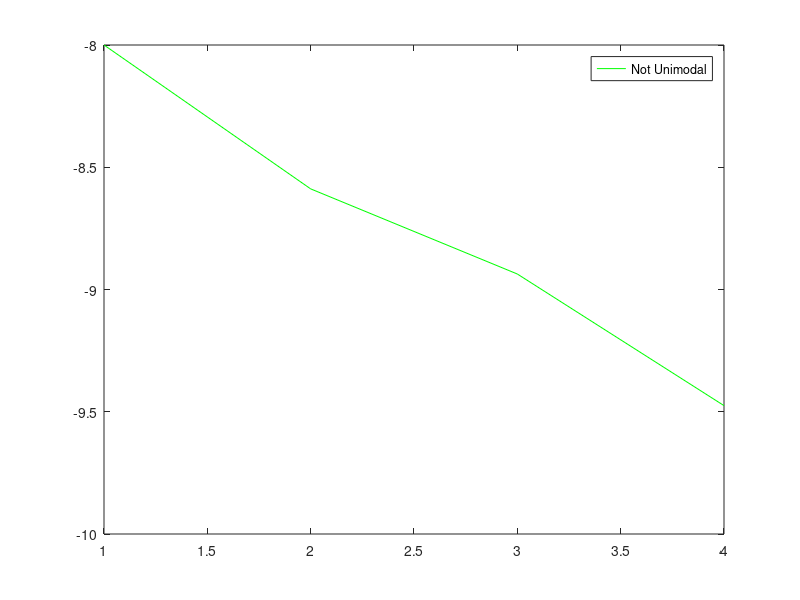
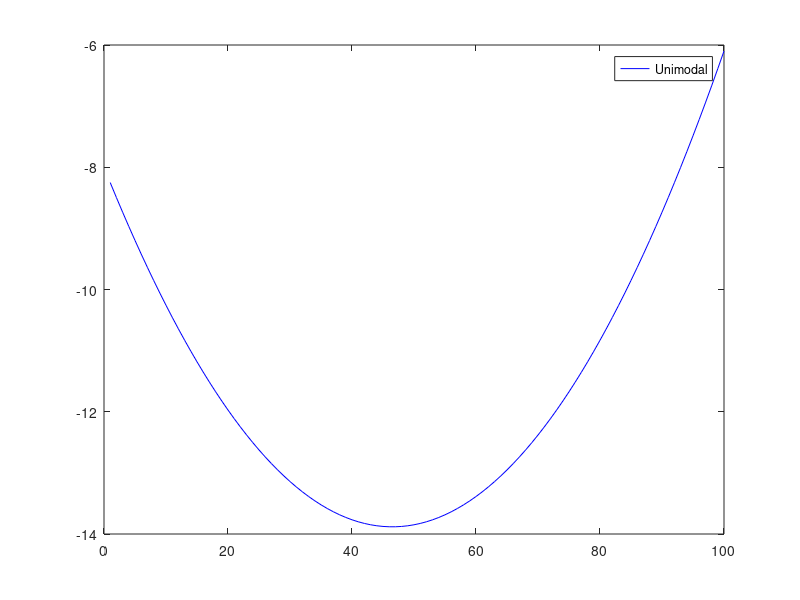

Write the MATLAB code that produced these figures, in order.
% Mary Oh
% BME 301
% HW 12

clc;
clear all;
close all;

% f(x,y,z) = 2x^2 + y^2 + z^3 - 2xy + yz - 7y -4z

%% a: evaluate value of f at any pt

f = @(x, y, z) 2*x^2 + y^2 + z^3 - 2*x*y + y*z - 7*y - 4*z;
p0 = [1, 1, 1];
f0 = f(p0(1), p0(2), p0(3));
p = p0;

fprintf('f = %.1f\n', f0);

%% b: evaluate the gradient

dx = 4*p(1) - 2*p(2);
dy = 2*p(2) - 2*p(1) + p(3) - 7;
dz = 3*(p(3))^2 + p(2) - 4;

A = sqrt(dx^2 + dy^2 + dz^2);
s = [-dx/A, -dy/A, -dz/A];

fprintf('gradient = %.4f %.4f %.1f\n', s(1), s(2), s(3));

%% c&d: define unimodal and use lambda 0.25

lambda = 0.25;

pask = p0 + s * lambda;
fask = f(pask(1), pask(2), pask(3));

fprintf('f* = %.4f. f* is smaller than f0.\n', fask);

%% e: compute two extra points (1-r)lambda & r(lambda)

r = (sqrt(5) - 1)/2;

p1 = p0 + s * (1 - r) * lambda;
p2 = p0 + s * r * lambda;

f1 = f(p1(1), p1(2), p1(3));
f2 = f(p2(1), p2(2), p2(3));

ff = [f0 f1 f2 fask];

figure(1)
plot(ff, '-g')
legend('Not Unimodal')

%% f: double lambda, find f is unimodal

for j = 1:4
    lambda = 2 * lambda;
    
    for i = 1:100
        p = p0 + i * lambda * 1e-2 * s;
        fe(i) = f(p(1), p(2), p(3));
    end
    
    figure(2)
    plot(fe, '-b')
    legend('Unimodal')
end

pask2 = p0 + s * lambda;

fprintf('Unimodal at lambda = %.2f.\n', lambda);

%% g: golden ratio for min of function

r = (-1 + sqrt(5))/2;

a = [p0(1), p0(2), p0(3)];
b = [pask2(1), pask2(2), pask2(3)];
c = a + (1 - r) * (b - a);
d = a + r * (b - a);

fc = f(c(1), c(2), c(3));
fd = f(d(1), d(2), d(3));

N = 100;
thresh = 1e-10;
n = 1;

while (n < N)
    if (fc <= fd)
        a = a;
        b = d;
        fb = fd;
        d = c;
        fd = fc;
        c = a + (1 - r) * (b - a);
        fc = f(c(1), c(2), c(3));
        
    else
        a = c;
        fa = fc;
        b = b;
        c = d;
        fc = fd;
        d = (1 - r) * a + r * b;
        fd = f(d(1), d(2), d(3));
    end;
    
    if (abs(c - d) < thresh)
        break;
    end;
    
    n = n + 1;
end;

fprintf('Minimum is at %.4f.\n', fc);

%% h: min = p1, gradient at p1

p1 = c;

dx = 4*p1(1) - 2*p1(2);
dy = 2*p1(2) - 2*p1(1) + p1(3) - 7;
dz = 3 * (p1(3))^2 + p1(2) - 4;

A = sqrt(dx^2 + dy^2 + dz^2);
s = [-dx/A, -dy/A, -dz/A];

fprintf('gradient at p1 = %.4f %.4f %.4f\n', s(1), s(2), s(3));